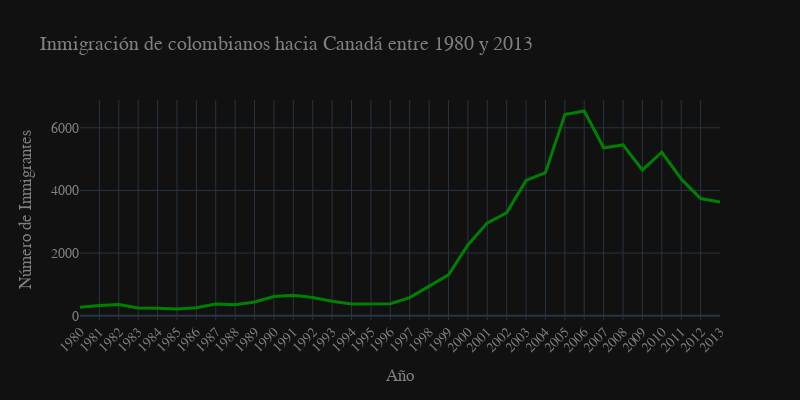

The notebook cell saved with this chart:
### Code cell
fig = px.line(datos_col, x='Año', y='Inmigrantes',
              title='Inmigración de colombianos hacia Canadá entre 1980 y 2013')
fig.update_traces(line_color='green', line_width=3)
fig.update_layout(width=800, height=400, xaxis={'tickangle': -45},
                  xaxis_title='Año', yaxis_title='Número de Inmigrantes',
                  font_family='Arial', font_size=14, font_color='grey')
fig.show()

### Figure 1 — Plotly figure (JSON) as saved in the notebook; plotly's stock layout.template omitted (floating-point values rounded to 4 significant figures)
{"data": [{"hovertemplate": "Año=%{x}<br>Inmigrantes=%{y}<extra></extra>", "legendgroup": "", "line": {"color": "green", "dash": "solid", "width": 3}, "marker": {"symbol": "circle"}, "mode": "lines", "name": "", "orientation": "v", "showlegend": false, "x": ["1980", "1981", "1982", "1983", "1984", "1985", "1986", "1987", "1988", "1989", "1990", "1991", "1992", "1993", "1994", "1995", "1996", "1997", "1998", "1999", "2000", "2001", "2002", "2003", "2004", "2005", "2006", "2007", "2008", "2009", "2010", "2011", "2012", "2013"], "xaxis": "x", "y": [266, 326, 360, 244, 235, 214, 257, 376, 352, 439, 614, 652, 582, 464, 375, 371, 381, 578, 929, 1306, 2259, 2965, 3283, 4318, 4566, 6424, 6535, 5357, 5452, 4652, 5218, 4366, 3741, 3631], "yaxis": "y", "type": "scatter"}], "layout": {"xaxis": {"anchor": "y", "domain": [0.0, 1.0], "title": {"text": "Año"}, "tickangle": -45}, "yaxis": {"anchor": "x", "domain": [0.0, 1.0], "title": {"text": "Número de Inmigrantes"}}, "legend": {"tracegroupgap": 0}, "title": {"text": "Inmigración de colombianos hacia Canadá entre 1980 y 2013"}, "font": {"family": "Arial", "size": 14, "color": "grey"}, "width": 800, "height": 400}}
